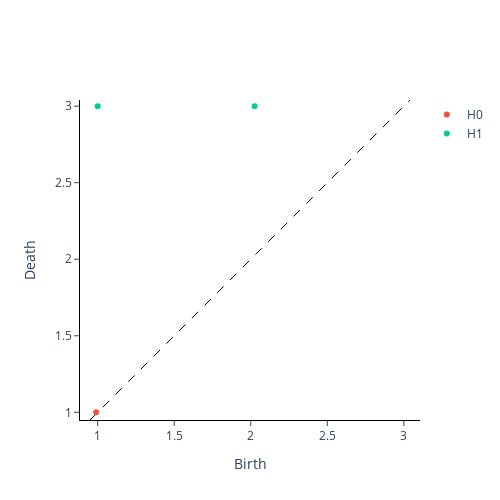

This figure's notebook cell:
### Markdown cell above
위 그림을 살펴보면, H1에 해당하는 점이 두 개가 두드러진 것을 볼 수 있습니다.

이는 숫자 8에 구멍이 2개가 있음을 암시하는 것입니다.

이처럼 TDA는 추상적인 정보인 연결성분의 개수와 구멍의 개수를 이미지데이터로부터 수치적으로 얻어내는 기술을 보여줍니다.

### Code cell
from gtda.diagrams import Scaler

scaler = Scaler()
im8_scaled = scaler.fit_transform(im8_cubical)

scaler.plot(im8_scaled)

### Figure 1 — Plotly figure (JSON) as saved in the notebook; plotly's stock layout.template omitted (floating-point values rounded to 4 significant figures)
{"data": [{"hoverinfo": "none", "line": {"color": "black", "dash": "dash", "width": 1}, "mode": "lines", "showlegend": false, "type": "scatter", "x": [0.9497, 3.04], "y": [0.9497, 3.04]}, {"hoverinfo": "text", "hovertext": ["(0.9899494936611666, 1.0)"], "mode": "markers", "name": "H0", "type": "scatter", "x": [0.9899], "y": [1]}, {"hoverinfo": "text", "hovertext": ["(1.0, 3.0)", "(2.024845673131659, 3.0)"], "mode": "markers", "name": "H1", "type": "scatter", "x": [1, 2.025], "y": [3, 3]}], "layout": {"height": 500, "plot_bgcolor": "white", "width": 500, "xaxis": {"autorange": false, "exponentformat": "e", "linecolor": "black", "linewidth": 1, "mirror": false, "range": [0.9497, 3.04], "showexponent": "all", "showline": true, "side": "bottom", "ticks": "outside", "title": {"text": "Birth"}, "type": "linear", "zeroline": true}, "yaxis": {"autorange": false, "exponentformat": "e", "linecolor": "black", "linewidth": 1, "mirror": false, "range": [0.9497, 3.04], "scaleanchor": "x", "scaleratio": 1, "showexponent": "all", "showline": true, "side": "left", "ticks": "outside", "title": {"text": "Death"}, "type": "linear", "zeroline": true}}}
